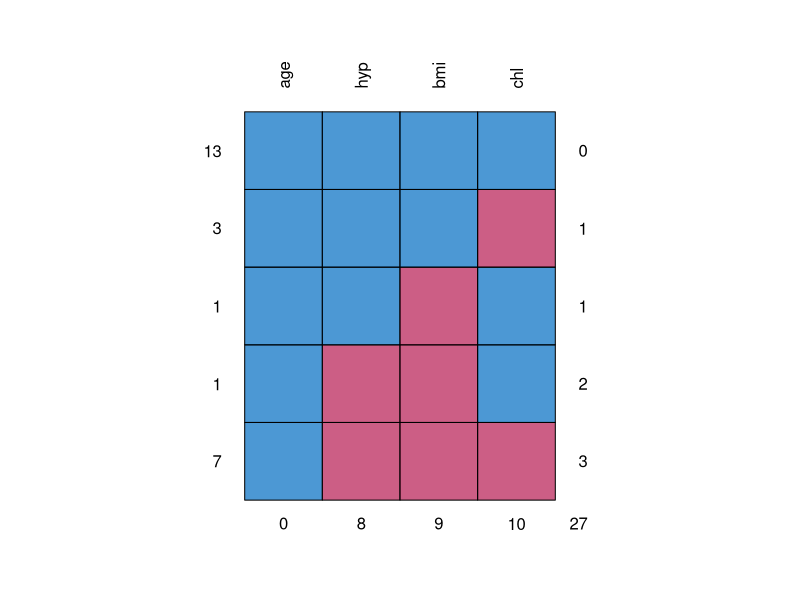
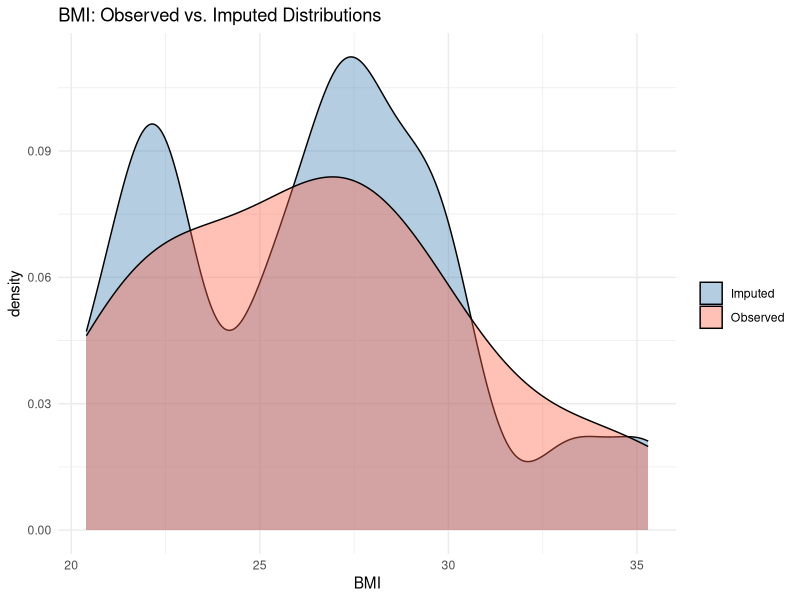
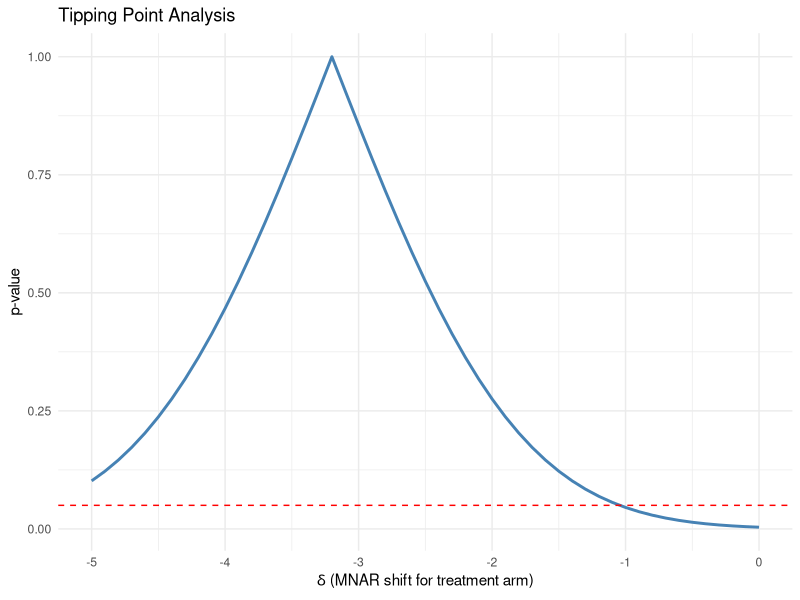

Write R code to recreate these figures, in order.
## ---- chunk 1
# install.packages(c("mice", "dplyr", "ggplot2"))
library(mice)
library(dplyr)
library(ggplot2)
## ---- chunk 2
# Use nhanes dataset from mice (small, illustrative)
data(nhanes, package = "mice")
head(nhanes)
summary(nhanes)

# Check missing data pattern
md.pattern(nhanes, rotate.names = TRUE)
## ---- chunk 3
# Multiple imputation with m = 20 imputations
imp <- mice(nhanes, m = 20, method = "pmm", seed = 123, printFlag = FALSE)

# Inspect one completed dataset
complete(imp, 1) |> head()
## ---- chunk 4
# Analyze: linear regression on each imputed dataset
# Outcome: chl (cholesterol), predictor: age + bmi + hyp
fit_list <- with(imp, lm(chl ~ age + bmi + hyp))

# Pool results using Rubin's rules
pooled <- pool(fit_list)
summary(pooled)
## ---- chunk 5
# Visualize: compare observed vs. imputed distributions for bmi
imp_long <- complete(imp, action = "long", include = TRUE)

ggplot(imp_long, aes(x = bmi, fill = factor(.imp == 0))) +
  geom_density(alpha = 0.4) +
  scale_fill_manual(values = c("steelblue", "tomato"),
                    labels = c("Imputed", "Observed")) +
  labs(title = "BMI: Observed vs. Imputed Distributions",
       x = "BMI", fill = "") +
  theme_minimal()
## ---- chunk 6
# Simple tipping point illustration
# Suppose primary analysis gives: estimate = 3.2, SE = 1.1
# Sensitivity: shift imputed values for treatment arm by delta
# Find delta where p-value crosses 0.05

est0 <- 3.2
se0  <- 1.1

deltas  <- seq(0, -5, by = -0.1)
p_vals  <- 2 * pnorm(abs((est0 + deltas) / se0), lower.tail = FALSE)

tipping <- data.frame(delta = deltas, p_value = p_vals)

ggplot(tipping, aes(x = delta, y = p_value)) +
  geom_line(color = "steelblue", linewidth = 1) +
  geom_hline(yintercept = 0.05, linetype = "dashed", color = "red") +
  labs(title = "Tipping Point Analysis",
       x = expression(delta ~ "(MNAR shift for treatment arm)"),
       y = "p-value") +
  theme_minimal()
